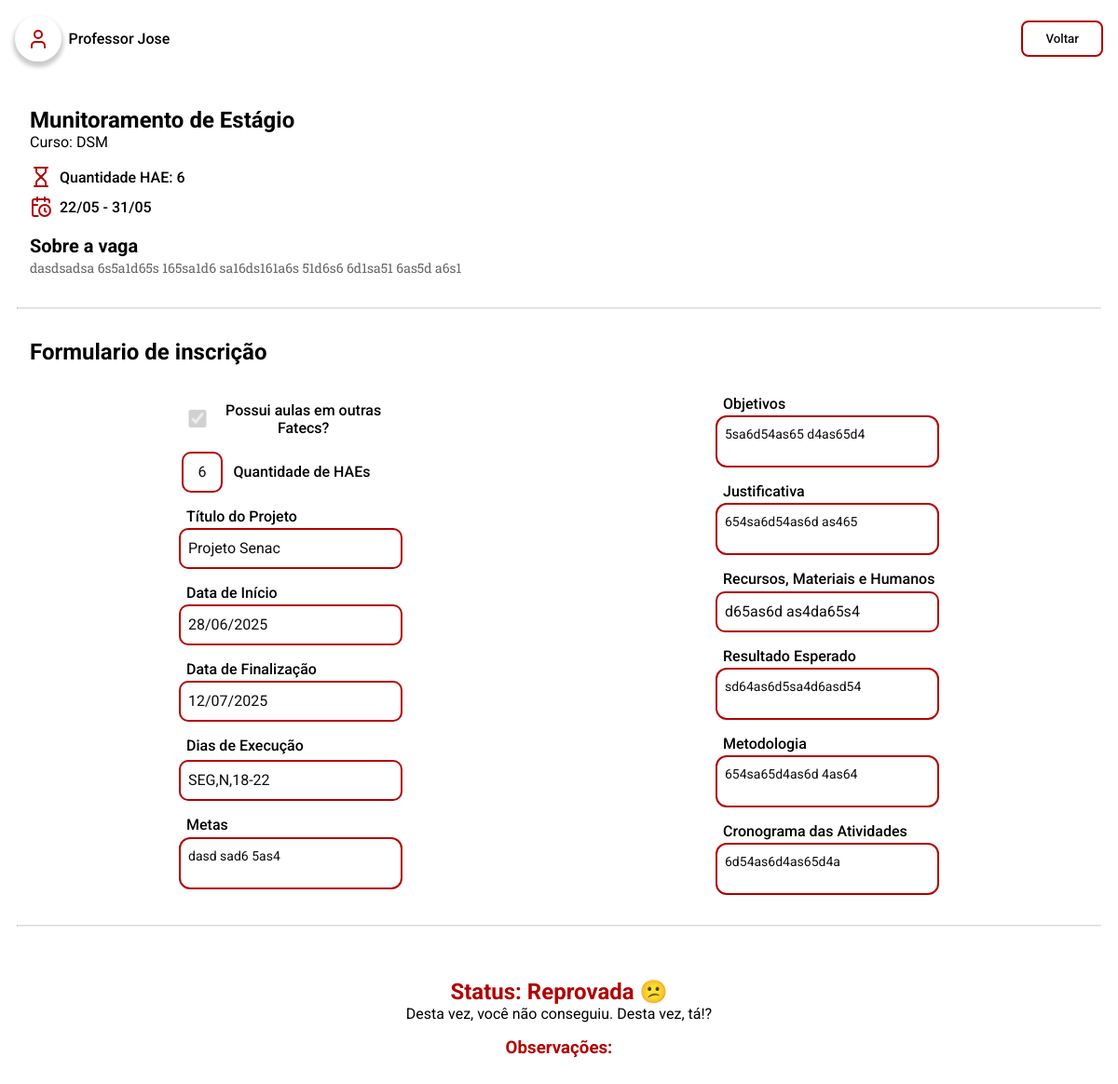
Page /pages/me/preview/inscricao.php?id=15 (signed in) on the committed database.
### tables this page shows
CREATE TABLE `tb_hae` (
  `id_hae` int NOT NULL,
  `titulo` varchar(60) NOT NULL,
  `tip_hae` varchar(30) NOT NULL,
  `quant_hae` int NOT NULL,
  `descricao` varchar(500) NOT NULL,
  `data_inicio` date NOT NULL,
  `data_final` date NOT NULL
);

CREATE TABLE `tb_inscricao` (
  `id_inscricao` int NOT NULL,
  `id_docente` int DEFAULT NULL,
  `id_hae` int DEFAULT NULL,
  `data_envio` datetime NOT NULL,
  `quant_hae` int DEFAULT NULL,
  `outras_fatecs` int DEFAULT NULL,
  `id_projeto` int DEFAULT NULL,
  `status` enum('Pendente','Em análise','Aprovada','Reprovada') NOT NULL DEFAULT 'Pendente'
);

CREATE TABLE `tb_projeto` (
  `id_projeto` int NOT NULL,
  `data_inicio` date NOT NULL,
  `data_final` date NOT NULL,
  `titulo` varchar(40) NOT NULL,
  `id_hae` int DEFAULT NULL,
  `descricoes` json DEFAULT NULL,
  `dias_exec` json DEFAULT NULL
);

### pages/me/preview/inscricao.php (the view, shortened to what the rows shown need)
<?php
require_once __DIR__ . "/../../../server/model/HAE.php";
require_once __DIR__ . "/../../../server/model/Inscricao.php";
require_once __DIR__ . "/../../../server/model/Projeto.php";
require_once __DIR__ . "/../../../server/model/Feedback.php";
if (isset($_GET['id'])) {
  $id = $_GET['id'];
  $id = intval($id);
  $inscricao = new Inscricao();
  $projeto = new Projeto();
  $hae = new HAE();
  $feedback = new Feedback();
  $inscricao = $inscricao->getMySubscriptionsById($id);
  $hae = $hae->getHAEById($inscricao->getIdHae());
  $projeto = $projeto->getProjetoById($inscricao->getIdProjeto());
  $descricoes = json_decode($projeto->descricoes, true);
  if ($inscricao->status !== "Pendente") {
    $feedbacks = $feedback->calcStatusByFeedbacks($id);
  }
} else if (!isset($_GET['id'])) {
  header("Location: ../inscricoes.php");
  exit();
}
?>
<!DOCTYPE html>
<html lang="pt-br">
<head>
  <link rel="stylesheet" href="../../../styles/global.css" />
  <link rel="stylesheet" href="../../../styles/components.css" />
  <link rel="stylesheet" href="../../../styles/formulario.css" />
</head>
<body>
  <section id="hae-section">
    <div id="hae-container">
      <div>
        <h1><?php echo $hae->titulo ?></h1>
        <p>Curso: <?php echo $hae->tip_hae ?></p>
      </div>
      <div class="hae-container-header">
        <span class="hae-container-header-info">
          <img src="../../../public/icons/hourglass.svg" alt="" />
          <p>Quantidade HAE: <?php echo $hae->quant_hae ?></p>
        </span>
        <span class="hae-container-header-info">
          <img src="../../../public/icons/calendar-clock.svg" alt="" />
          <p><?php echo date("d/m", strtotime($hae->data_inicio)); ?> - <?php echo date("d/m", strtotime($hae->data_final)); ?></p>
        </span>
      </div>
    </div>
    <div id="about-container">
      <h3>Sobre a vaga</h3>
      <p><?php echo $hae->descricao ?></p>
    </div>
  </section>
  <section id="form-section">
    <h2 class="form-title">Formulario de inscrição</h2>
    <form id="form-subscription">
      <div class="form-container">
        <span class="form-field-line">
          <input
            class="input-primary"
            type="number"
            id="quantidade-haes"
            name="quantidade-haes"
            value="<?php echo $inscricao->quant_hae ?>"
            disabled />
          <label for="quantidade-haes">Quantidade de HAEs</label>
        </span>
        <span class="form-field-column">
          <label for="titulo-projeto">Título do Projeto</label>
          <input
            class="input-primary"
            type="text"
            id="titulo-projeto"
            name="titulo-projeto"
            placeholder="Nome do seu projeto"
            value="<?php echo $projeto->titulo ?>"
            disabled />
        </span>
        <span class="form-field-column">
          <label for="data-inicio">Data de Início</label>
          <input
            class="input-primary"
            type="text"
            id="data-inicio"
            name="data-inicio"
            value="<?php echo date("d/m/Y", strtotime($projeto->data_inicio)) ?>"
            disabled />
        </span>
        <span class="form-field-column"><label for="data-finalizacao">Data de Finalização</label>
          <input
            class="input-primary"
            type="text"
            id="data-finalizacao"
            name="data-finalizacao"
            value="<?php echo date("d/m/Y", strtotime($projeto->data_final)) ?>"
            disabled /></span>
        <span class="form-field-column"><label>Dias de Execução</label>
          <div id="container-inputs" class="form-field-column">
            <?php
            $p = json_decode($projeto->dias_exec);
            foreach ($p as $key => $value) {
              echo '<input
                  class="input-primary"
                  type="text"
                  id="dia-execucao'
                . ($key + 1) . '"
                  name="dia-execucao"
                  autocomplete="off"
                  placeholder="Segunda, Noite, 17-19"
                  value="' . htmlspecialchars($value) . '"
                  disabled />';
            }
            ?>
          </div>
        </span>
        <span class="form-field-column">
          <label for="metas">Metas</label>
          <textarea
            class="textarea-primary"
            type="text"
            id="metas"
            name="metas"
            placeholder="Diga suas metas"
            disabled><?php echo $descricoes["metas"]; ?>
          </textarea>
        </span>
      </div>
      <div class="form-container">
        <span class="form-field-column"><label for="objetivos">Objetivos</label>
          <textarea
            class="textarea-primary"
            type="text"
            id="objetivos"
            name="objetivos"
            placeholder="Diga seus objetivos"
            disabled><?php echo $descricoes["objetivos"]; ?></textarea>
        </span>
        <span class="form-field-column"><label for="justificativa">Justificativa</label>
          <textarea
            class="textarea-primary"
            type="text"
            id="justificativa"
            name="justificativa"
            placeholder="Justifique seu projeto"
            disabled><?php echo $descricoes["justificativa"]; ?></textarea>
        </span>
        <span class="form-field-column">
          <label for="recursos">Recursos, Materiais e Humanos</label>
          <input
            class="input-primary"
            type="text"
            id="recursos"
            name="recursos"
            placeholder="Sala, Mesa, Caderno..."
            value="<?php echo $descricoes["recursos"]; ?>"
            disabled />
        </span>
        <span class="form-field-column">
          <label for="resultado-esperado">Resultado Esperado</label>
          <textarea
            class="textarea-primary"
            type="text"
            id="resultado-esperado"
            name="resultado-esperado"
            placeholder="Expectativas de resultado"
            disabled><?php echo $descricoes["resultado_esperado"]; ?></textarea>
        </span>
        <span class="form-field-column">
          <label for="metodologia">Metodologia</label>
          <textarea
            class="textarea-primary"
            type="text"
            id="metodologia"
            name="metodologia"
            placeholder="Medoto de realização"
            disabled><?php echo $descricoes["metodologia"]; ?></textarea>
        </span>
        <span class="form-field-column">
          <label for="cronograma">Cronograma das Atividades</label>
          <textarea
            class="textarea-primary"
            id="cronograma"
            name="cronograma"
            placeholder="Agosto: Apresentação..."
            disabled><?php echo $descricoes["cronograma"]; ?></textarea>
        </span>
      </div>
    </form>
  </section>
  <?php
  if (isset($feedbacks)) {
    $emoji = $feedbacks["feedbackMessage"] === "Reprovada" ? "&#128533;" : "&#128578;";
    echo '<article class="status-container">
        <span class="status-header">
          <h2>Status: ' . $feedbacks["feedbackMessage"] . ' ' . $emoji . '</h2>
          <p>' . $feedbacks["plusMessage"] . '</p>
        </span>';
    echo '
        <main class="status-main">
          <h3>Observações:</h3>';
    echo '
        </main>
      </article>';
  }
  ?>
</body>
</html>

### rows in the picture
tb_hae: titulo "Munitoramento de Estágio", tip_hae "DSM", quant_hae "6", data_inicio "22/05", data_final "31/05", descricao "dasdsadsa 6s5a1d65s 165sa1d6 sa16ds161a6s 51d6s6 6d1sa51 6as5d a6s1"
tb_inscricao: quantidade-haes "6"
tb_projeto: titulo-projeto "Projeto Senac", data-inicio "28/06/2025", data-finalizacao "12/07/2025", dia-execucao "SEG,N,18-22", metas "dasd sad6 5as4", objetivos "5sa6d54as65 d4as65d4", justificativa "654sa6d54as6d as465", recursos "d65as6d as4da65s4", resultado-esperado "sd64as6d5sa4d6asd54", metodologia "654sa65d4as6d 4as64", cronograma "6d54as6d4as65d4a"

### other values in the picture
$feedbacks["feedbackMessage"] "Reprovada"
$emoji "😕"
$feedbacks["plusMessage"] "Desta vez, você não conseguiu. Desta vez, tá!?"
